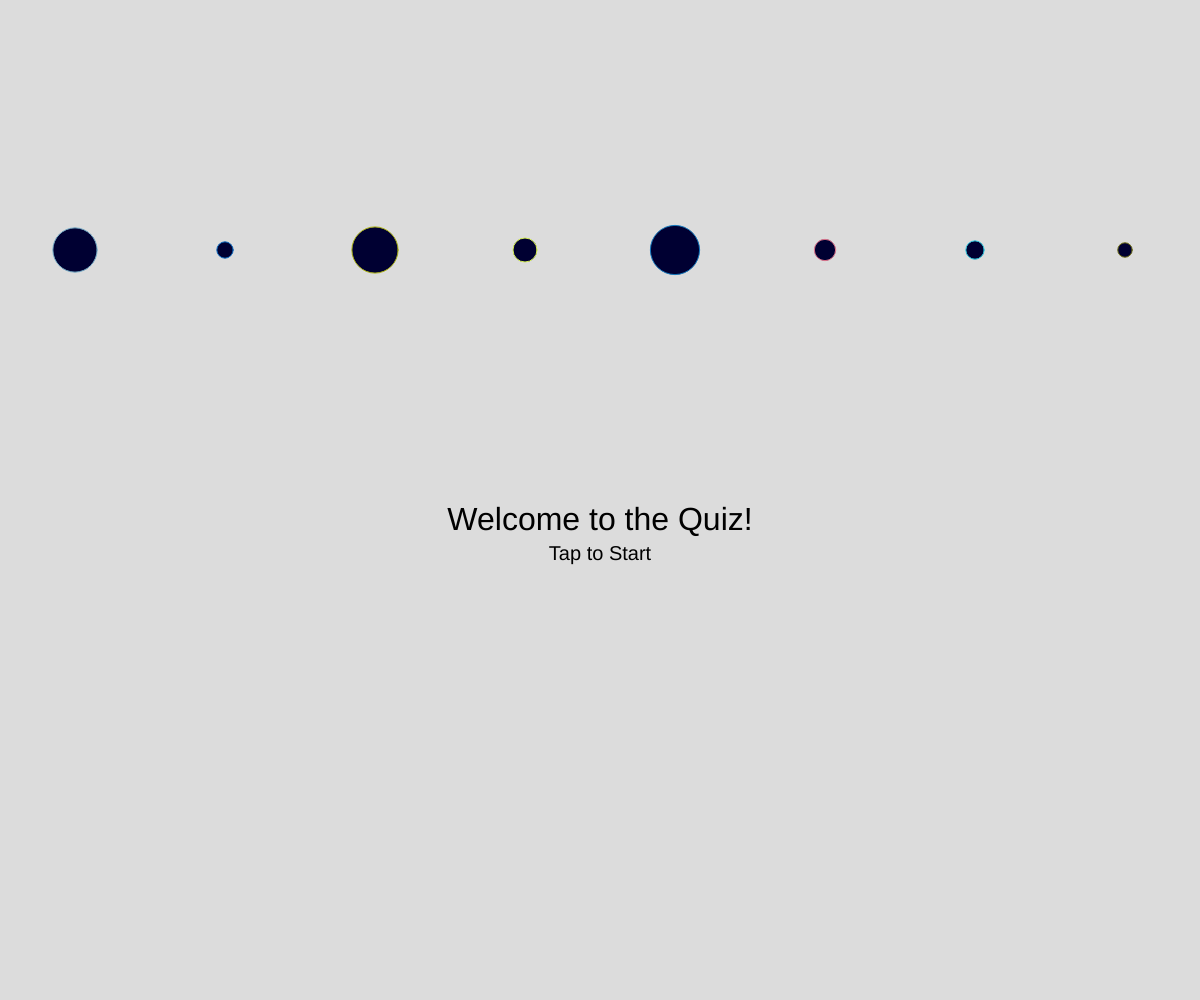
Frame 1 (no input)
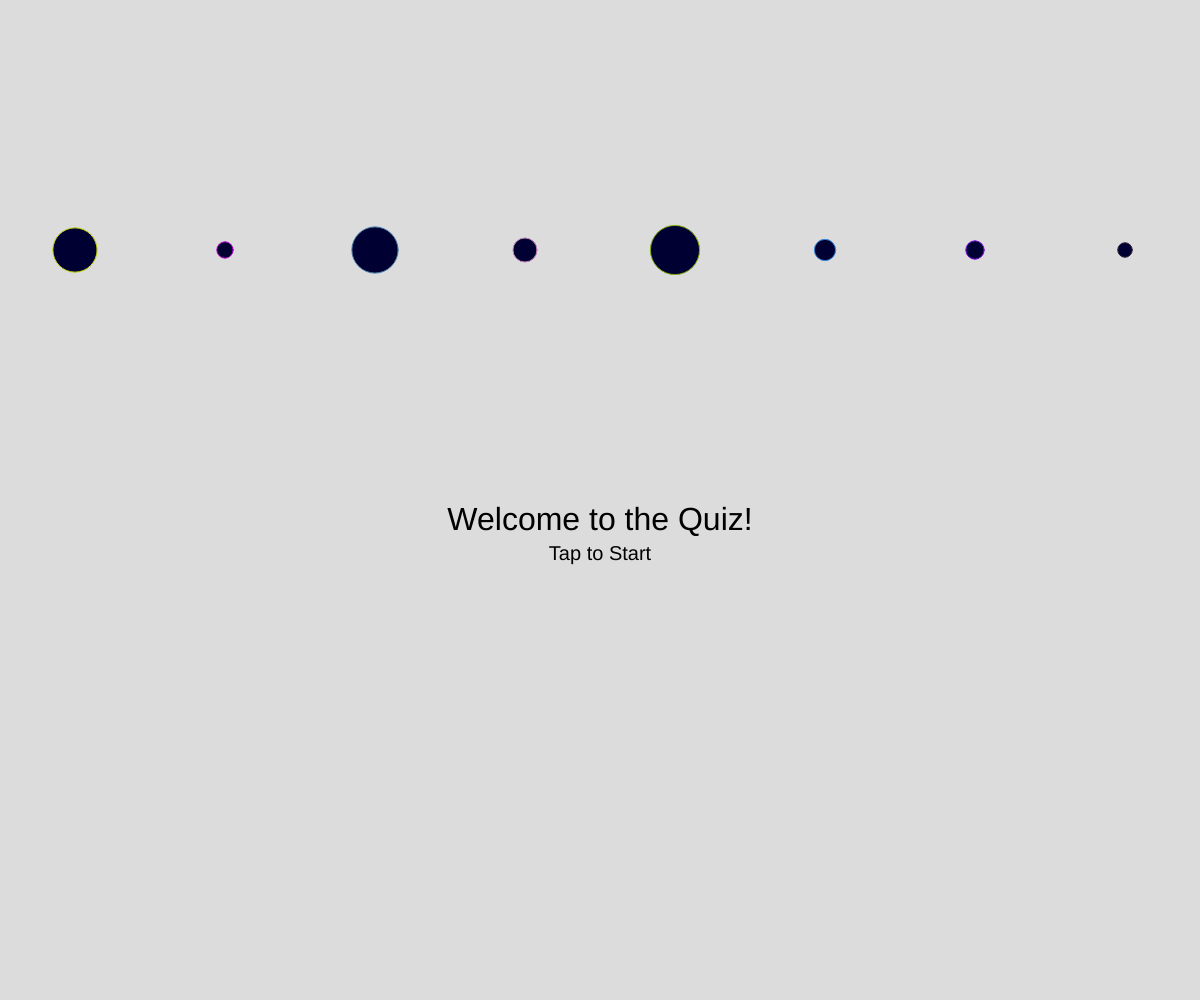
Frame 60 (no input)
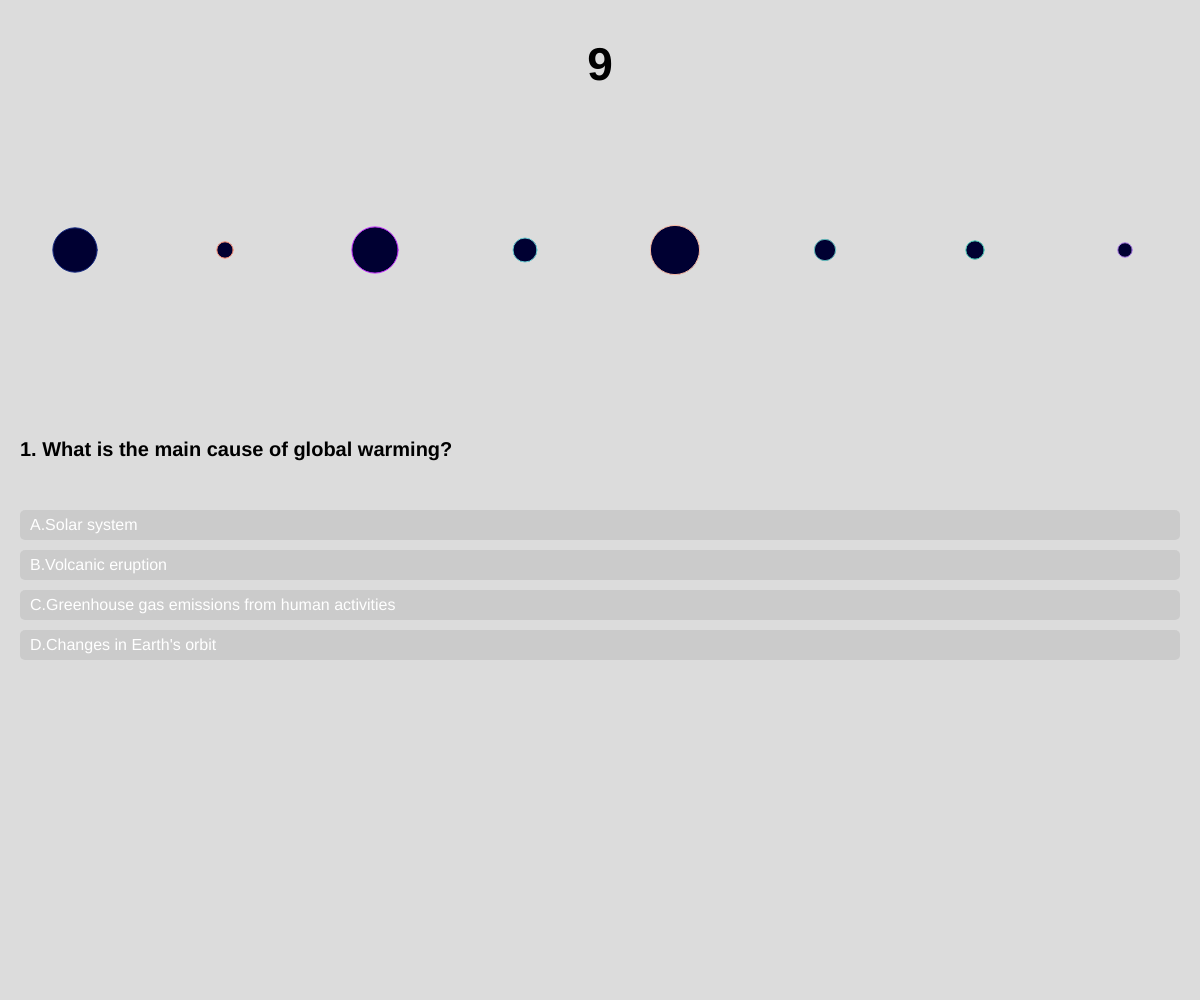
Frame 120 (the mouse pressed at the canvas centre since frame 60)

The p5.js sketch that drew these frames (run headless with seeded random() and noise() and a simulated clock; from frame 60 on, the mouse is pressed at the canvas centre):

// p5.js sketch
// ── sketch.js
let quiz = [
  {
    question: "1. What is the main cause of global warming?",
    options: ["A.Solar system", "B.Volcanic eruption", "C.Greenhouse gas emissions from human activities", "D.Changes in Earth's orbit"],
    correct: 2,
    explanation: "Increasing Greenhouses Gases are effecting the Global warming.",
    type: "mcq"
    //https://science.nasa.gov/climate-change/causes/
  },
   {
    question: "2.Which greenhouse gas is the most significant contributor to global warming?",
    options: ["A.Methane (CH₄)", "B.Carbon dioxide (CO₂)", "C. Water vapor (H₂O)", "D.None of them"],
    correct: 1,
    explanation: "Carbon dioxide CO₂ is the most significant contributor to the greenhouse gas emissions.",
    type: "mcq"
     //https://www.epa.ie/our-services/monitoring--assessment/climate-change/ghg/#:~:text=Carbon%20dioxide%20CO%E2%82%82%20is%20the,fossil%20fuels%20in%20all%20sectors.
  },
  {
    question: "3. Which of the following is a consequence of global warming?",
    options: ["A. Cooler summers", "B. More severe weather", "C. More ice in the Arctic", "D. Fewer storms"],
    correct: 1,
    explanation: "Due to global warming, more severe weather events are happening.",
    type: "mcq"
    // https://climate.ec.europa.eu/climate-change/consequences-climate-change_en
  },
   {
    question: "4. How much has Earth's temperature increased recently?",
    options: ["A. 0.5°C", "B. 1.1°C", "C. 2.0°C", "D. 3.0°C"],
    correct: 1,
    explanation: "The average global temperature on Earth has increased by at least 1.1° Celsius (1.9° Fahrenheit) since 1880.",
    type: "mcq"
    //https://earthobservatory.nasa.gov/world-of-change/global-temperatures
  },
  {
    question: "5. What happens to sea levels because of global warming?",
    options: ["A. Rise", "B. Fall", "C.Remain same. ", "D. Polluted"],
    correct: 0,
    explanation: "Global sea levels are rising as a result of human-caused global warming.",
    type: "mcq"
    //https://www.climate.gov/news-features/understanding-climate/climate-change-global-sea-level#:~:text=Global%20warming%20is%20causing%20global,expanding%20as%20the%20water%20warms.
  },
  {
  question: "6. Even if you reduce your electricity consumption, it will not help to decrease your carbon footprint.",
    correct: false,
    explanation: "Switching to clean energy sources, changing the way you travel, and reducing your consumption by recycling and reusing will help decreasing carbon footprint!",
    type: "tf"
    //https://explore.panda.org/climate/how-to-reduce-your-carbon-footprint#:~:text=Reduce%20your%20carbon%20footprint%20through,by%20recycling%20and%20reusing%20everything!
  },
  {
    question: "7. What are renewable energy sources that can help reduce global warming?",
    options: ["A. Coal and oil", "B. Solar and wind", "C.Gasoline and diesel. ", "D. None of the above"],
    correct: 1,
    explanation: "Renewable energy sources, such as wind and solar, emit little to no greenhouse gases, are readily available and in most cases cheaper than coal, oil or gas.",
    type: "mcq"
    //https://www.un.org/en/climatechange/raising-ambition/renewable-energy#:~:text=Renewable%20energy%20sources%2C%20such%20as,than%20coal%2C%20oil%20or%20gas.
  },
  {
  question: "8.Trees remove climate-warming carbon dioxide from the air through photosynthesis, helping us reduce the impact of climate change.",
    correct: true,
    explanation: "",
    type: "tf"
    //https://www.nationalforests.org/blog/a-breath-of-fresh-air-how-trees-help-mitigate-climate-change
  },
  {
  question: "9. Which of these helps slow down global warming?",
    options: ["A. Planting trees", "B. Using more plastic", "C.Burning more coal. ", "D. Cutting down forests"],
    correct: 1,
    explanation: "",
    type: "mcq"
  },
  {
   question: "10.Global warming has no impact on polar ice caps, and their melting does not contribute to rising sea levels.",
    correct: false,
    explanation: "",
    type: "tf"
    //https://www.climate.gov/news-features/understanding-climate/climate-change-global-sea-level#:~:text=Global%20warming%20is%20causing%20global,expanding%20as%20the%20water%20warms.
  },
];

let currentQuestion = 0;
let userAnswer = -1;
let score = 0;
let timer = 10;
let intervalId;
let state = "start";
let feedbackMessage = "";
let feedbackColor;
let feedbackTimer;
let feedbackX;

let values = [];
let step;

function setup() {
  createCanvas(windowWidth, windowHeight);
  textSize(20);
  feedbackX = -width;
  
  step = width / 8;
  generateNewEllipses();
}

function draw() {
  background(220);
  
  drawEllipses();
  
  noStroke(); // Remove stroke from text
  
  if (state === "start") {
    displayStartScreen();
  } else if (state === "quiz") {
    displayQuestion();
    displayTimer();
  } else if (state === "feedback") {
    displayFeedback();
    animateFeedback();
  } else if (state === "end") {
    displayEndScreen();
  }
}

function generateNewEllipses() {
  values = [];
  for (let i = 0; i <= 8; i++) {
    values[i] = random(5, 60);
  }
}

function drawEllipses() {
  let y = height / 4;
  
  for (let i = 0; i < values.length; i++) {
    let x = i * step + step / 2;
    let r = values[i];
    
    let red = random(255);
    let green = random(255);
    let blue = random(255);
    stroke(red,green,blue);
    fill(0,0,50);
    ellipse(x, y, r);
  }
}

function displayStartScreen() {
  textAlign(CENTER);
  textSize(32);
  fill(0);
  text("Welcome to the Quiz!", width / 2, height / 2 + 30);
  textSize(20);
  text("Tap to Start", width / 2, height / 2 + 60);
}

function startQuiz() {
  state = "quiz";
  resetTimer();
}

function resetTimer() {
  clearInterval(intervalId);
  timer = 10;
  intervalId = setInterval(() => {
    timer--;
    if (timer <= 0) {
      checkAnswer(-1);
    }
  }, 1000);
}

function displayQuestion() {
  let q = quiz[currentQuestion];
  textAlign(LEFT);
  textSize(20);
  textStyle(BOLD);
  fill(0);
  textWrap(WORD);
  text(q.question, 20, height / 2 - 60, width - 40);

  if (q.type === "mcq") {
    for (let i = 0; i < q.options.length; i++) {
      fill(0, 0, 0, 20); 
      rect(20, height / 2 + 10 + i * 40, width - 40, 30, 5);
      fill(255);
      textSize(16);
      textStyle(NORMAL);
      text(q.options[i], 30, height / 2 + 30 + i * 40);
    }
  } else if (q.type === "tf") {
    fill(0, 0, 0, 20);
    rect(20, height / 2 + 10, (width - 60) / 2, 40, 10);
    rect(40 + (width - 60) / 2, height / 2 + 10, (width - 60) / 2, 40, 10);
    fill(255);
    textSize(16);
    textStyle(NORMAL);
    text("True", 30 + (width - 60) / 4, height / 2 + 35);
    text("False", 50 + 3 * (width - 60) / 4, height / 2 + 35);
  }
}

function displayTimer() {
  textAlign(CENTER);
  textSize(46);
  textStyle(BOLD);
  fill(0);
  text(timer, width / 2, 80);
  textStyle(NORMAL);
}

function checkAnswer(selectedOption) {
  let q = quiz[currentQuestion];
  clearInterval(intervalId);

  if ((q.type === "mcq" && selectedOption === q.correct) ||
    (q.type === "tf" && selectedOption === q.correct)) {
    score++;
    feedbackMessage = "Correct!\n" + q.explanation;
    feedbackColor = color(0, 210, 0);
  } else {
    feedbackMessage = "Incorrect!\n" + q.explanation;
    feedbackColor = color(255, 0, 0);
  }

  state = "feedback";
  feedbackTimer = millis();
  feedbackX = 10;
}

function animateFeedback() {
  if (feedbackX < width / 2) {
    feedbackX += 15;
  }
}

function displayFeedback() {
  textAlign(CENTER);
  textSize(24);
  fill(feedbackColor);
  textWrap(WORD);
  text(feedbackMessage, width / 2 - 200, height / 2, 400);

  if (millis() - feedbackTimer > 2000) {
    nextQuestion();
  }
}

function displayEndScreen() {
  textAlign(CENTER);
  textSize(32);
  fill(0);
  text("Quiz Over!", width / 2, height / 2 - 50);
  textSize(24);
  text("Your Score: " + score + " / " + quiz.length, width / 2, height / 2);
  textSize(20);
  text("Tap to Restart", width / 2, height / 2 + 50);
}

function keyPressed() {
  if (state === "start" && (keyCode === ENTER || mouseIsPressed)) {
    startQuiz();
  } else if (state === "end" && (keyCode === ENTER || mouseIsPressed)) {
    currentQuestion = 0;
    score = 0;
    state = "start";
  }
}

function nextQuestion() {
  currentQuestion++;
  if (currentQuestion >= quiz.length) {
    state = "end";
  } else {
    state = "quiz";
    generateNewEllipses();
    resetTimer();
  }
}

// Use touchStarted() for touch events
function touchStarted() {
  if (state === "quiz") {
    let q = quiz[currentQuestion];
    if (q.type === "mcq") {
      for (let i = 0; i < q.options.length; i++) {
        if (mouseX > 20 && mouseX < width - 20 && mouseY > height / 2 + 10 + i * 40 && mouseY < height / 2 + 40 + i * 40) {
          checkAnswer(i);
          return false; // Prevents default behavior
        }
      }
    } else if (q.type === "tf") {
      if (mouseX > 20 && mouseX < (width - 60) / 2 + 20 && mouseY > height / 2 + 10 && mouseY < height / 2 + 50) {
        checkAnswer(true);
        return false; // Prevents default behavior
      } else if (mouseX > 40 + (width - 60) / 2 && mouseX < width - 20 && mouseY > height / 2 + 10 && mouseY < height / 2 + 50) {
        checkAnswer(false);
        return false; // Prevents default behavior
      }
    }
  } else if (state === "start") {
    startQuiz();
    return false; // Prevents default behavior
  } else if (state === "end") {
    currentQuestion = 0;
    score = 0;
    state = "start";
    return false; // Prevents default behavior
  }
}

function windowResized() {
  resizeCanvas(windowWidth, windowHeight);
  step = width / 25;
  generateNewEllipses();
}
